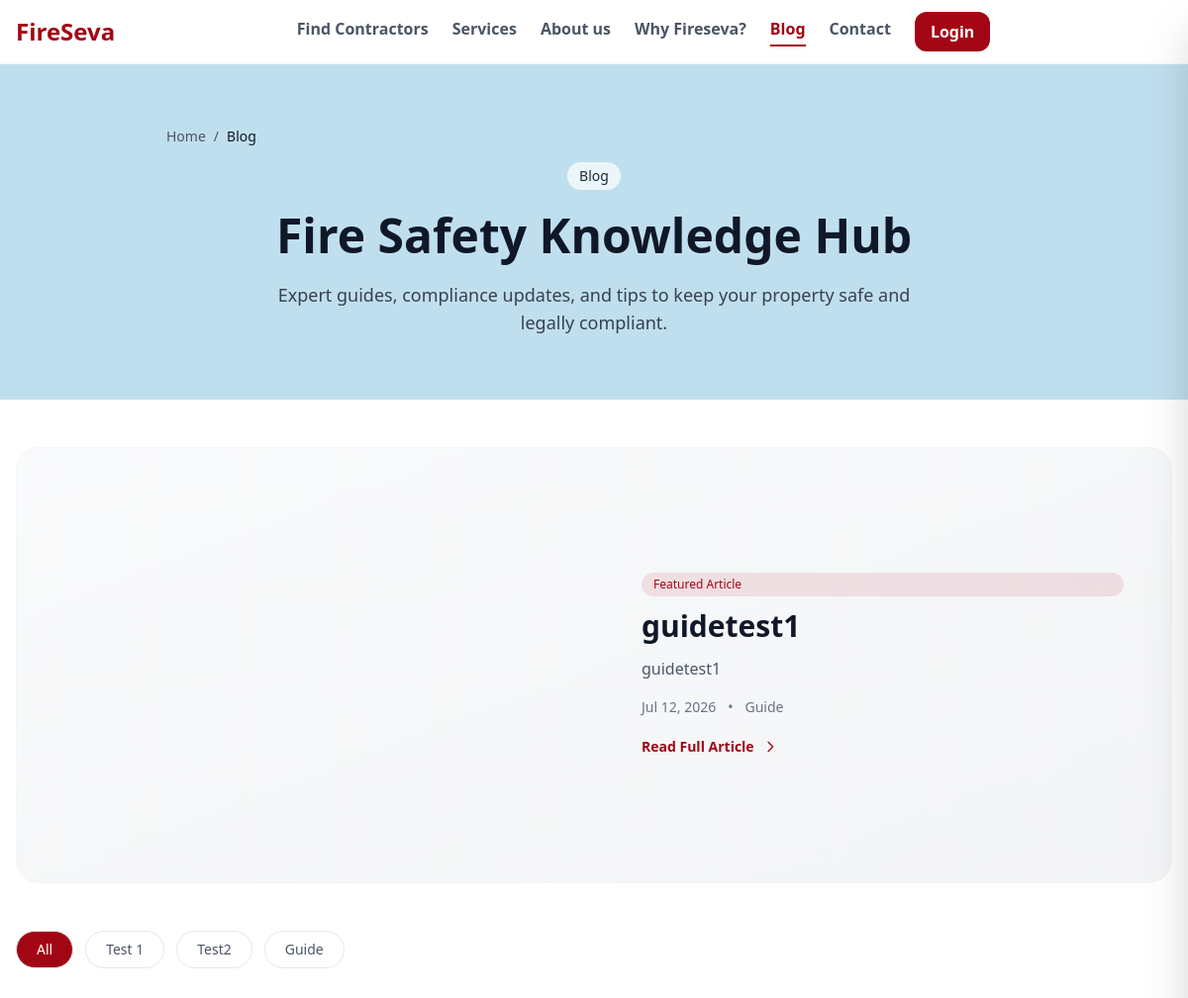
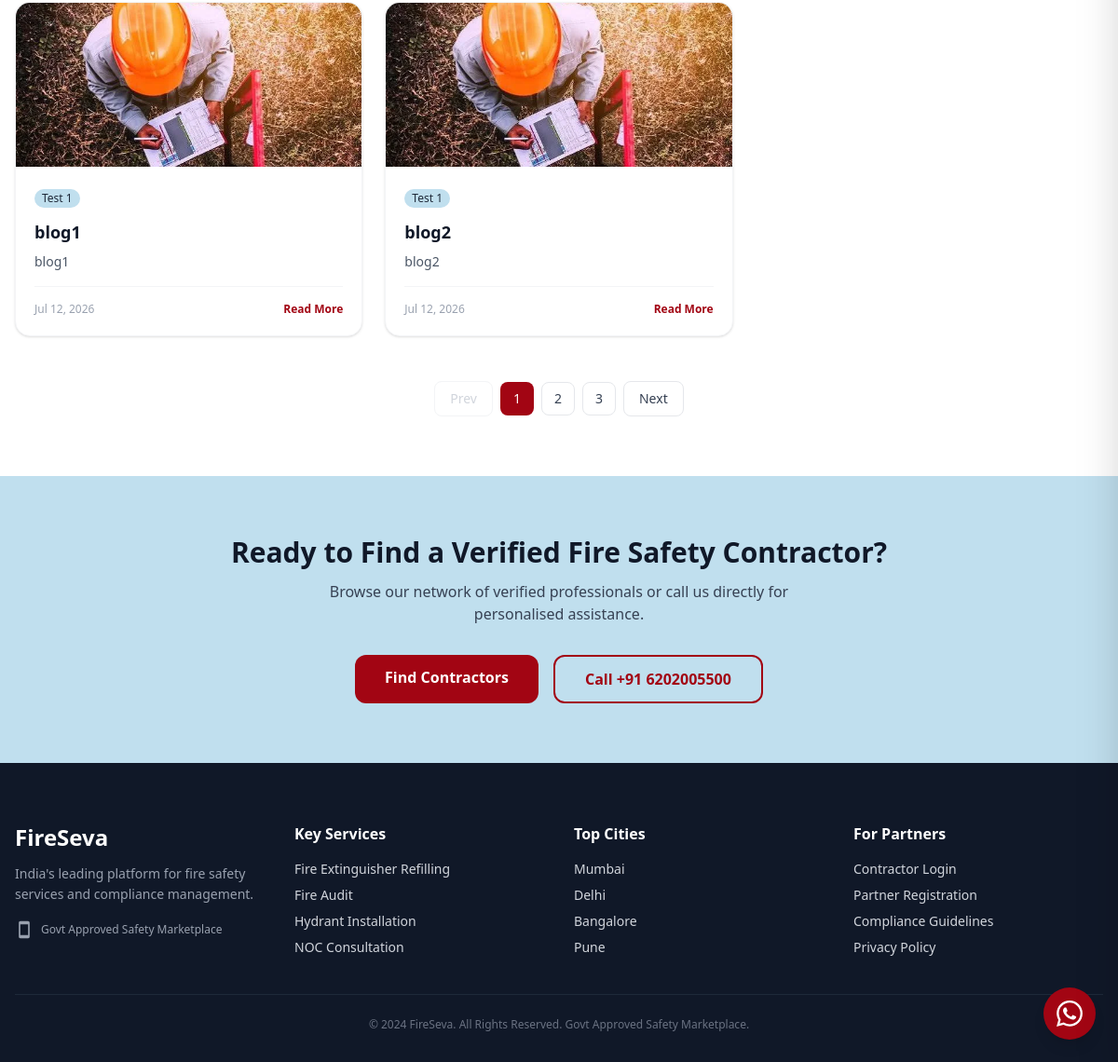
Screenshot of /blog/ with the database file from the repository (2 pictures, top to bottom).
### app/models.py (models this page shows, shortened)
class Blog(models.Model):
    title = models.CharField(max_length=200)
    slug = models.SlugField(unique=True, blank=True)
    content = CKEditor5Field("Content", config_name="default")
    category = models.ForeignKey(
        "Blogcategory",
        on_delete=models.SET_NULL,
        null=True,
        blank=True,
        related_name="blogs"
    )
    meta_title = models.CharField(max_length=70, blank=True, help_text="SEO title (max 70 chars)")
    meta_description = models.CharField(max_length=160, blank=True, help_text="SEO description (max 160 chars)")
    excerpt = models.TextField(blank=True)
    image = models.ImageField(
        upload_to="blog_images/",
        validators=[
            FileExtensionValidator(
                allowed_extensions=["jpg", "jpeg", "png", "webp"]
            )
        ],
        blank=True,
        null=True,
    )
    created_at = models.DateTimeField(auto_now_add=True)
    updated_at = models.DateTimeField(auto_now=True)
    is_featured = models.BooleanField(default=False)

class Blogcategory(models.Model):
    name = models.CharField(max_length =100)
    slug = models.SlugField(unique = True, blank =True)

### app/views.py (the view)
# urls.py: path('blog/', blog, name='blog'),
def blog(request):
    blogcategories = Blogcategory.objects.all()
    category_slug = request.GET.get("category")
    blogs = Blog.objects.all()
    if category_slug:
        blogs = blogs.filter(category__slug=category_slug)
    paginator = Paginator(blogs, 2)
    featured_article = Blog.objects.all().order_by('-created_at').first()
    page_number = request.GET.get("page")
    blogs = paginator.get_page(page_number)
    return render(request, 'pages/blog.html', {
        'blogcategories': blogcategories,
        'blogs': blogs,
        'active_category': category_slug,
        'featured_article':featured_article
    })

### templates/pages/blog.html (shortened to what this page needs)
{% extends "layout.html" %}
{% block content %}
<section class="pt-28 pb-16" style="background-color: #C0DFEE;">
  <div class="max-w-4xl mx-auto px-4 text-center">
    <nav aria-label="Breadcrumb" class="py-4">
    <ol class="flex items-center gap-2 text-sm text-gray-600">
        <li>
            <a href="{% url 'home' %}" class="hover:text-orange-600 transition-colors">
                Home
            </a>
        </li>
        <li aria-hidden="true">/</li>
        <li class="font-medium text-gray-900" aria-current="page">
            Blog
        </li>
    </ol>
   </nav>
    <span class="inline-block bg-white/70 text-gray-800 px-3 py-1 rounded-full text-xs sm:text-sm font-medium">Blog</span>
    <h1 class="text-3xl sm:text-4xl md:text-5xl font-bold text-gray-900 mt-4 leading-tight">Fire Safety Knowledge Hub</h1>
    <p class="mt-4 text-base md:text-lg text-gray-700 max-w-2xl mx-auto">Expert guides, compliance updates, and tips to keep your property safe and legally compliant.</p>
  </div>
</section>
{% if featured_article %}
<section class="py-12 bg-white">
  <div class="max-w-7xl mx-auto px-4">
    <div class="bg-gradient-to-br from-gray-50 to-gray-100 rounded-3xl overflow-hidden border border-gray-100">
      <a href="{% url 'blog_detail' featured_article.slug %}" class="flex flex-col lg:flex-row group">
        <div class="lg:w-1/2 h-64 lg:h-auto overflow-hidden">
          {% if featured_article.image %}
          <img decoding="async" loading="lazy" src="{{ featured_article.image.url }}" alt="{{ featured_article.title }}" class="w-full h-full object-cover group-hover:scale-105 transition duration-500">
          {% endif %}
        </div>
        <div class="lg:w-1/2 p-8 lg:p-12 flex flex-col justify-center">
          <span class="inline-block bg-[#A20513]/10 text-[#A20513] px-3 py-1 rounded-full text-xs font-medium mb-3">Featured Article</span>
          <h2 class="text-2xl md:text-3xl font-bold text-gray-900 group-hover:text-[#A20513] transition">{{ featured_article.title }}</h2>
          <p class="text-gray-600 mt-3 leading-relaxed">{{ featured_article.excerpt|default:featured_article.meta_description|truncatewords:30 }}</p>
          <div class="flex items-center gap-3 mt-4 text-sm text-gray-500">
            <span>{{ featured_article.created_at|date:"M d, Y" }}</span>
            {% if featured_article.category %}
            <span>&bull;</span>
            <span>{{ featured_article.category.name|capfirst }}</span>
            {% endif %}
          </div>
          <span class="mt-5 inline-flex items-center gap-2 text-[#A20513] group-hover:text-rose-700 font-semibold text-sm">Read Full Article <svg class="w-4 h-4" fill="none" stroke="currentColor" viewBox="0 0 24 24"><path stroke-linecap="round" stroke-linejoin="round" stroke-width="2" d="M9 5l7 7-7 7"/></svg></span>
        </div>
      </a>
    </div>
  </div>
</section>
{% endif %}
<section class="pb-8 bg-white">
  <div class="max-w-7xl mx-auto px-4 flex flex-wrap gap-3">
    <a href="{% url "blog" %}" class="px-4 sm:px-5 py-2 text-sm font-medium border border-gray-200 rounded-full transition
      {% if not active_category %}bg-[#A20513] text-white border-[#A20513]{% else %}text-gray-600 hover:bg-gray-100{% endif %}">All</a>
    {% for blogcategory in blogcategories %}
    <a href="{% url 'blog' %}?category={{ blogcategory.slug }}" class="px-4 sm:px-5 py-2 text-sm font-medium border border-gray-200 rounded-full transition
      {% if active_category == blogcategory.slug %}bg-[#A20513] text-white border-[#A20513]{% else %}text-gray-600 hover:bg-gray-100{% endif %}">{{ blogcategory.name|capfirst }}</a>
    {% endfor %}
  </div>
</section>
<section class="pb-16 bg-white">
  <div class="max-w-7xl mx-auto px-4">
    {% if blogs %}
    <div class="grid sm:grid-cols-2 lg:grid-cols-3 gap-6">
      {% for blog in blogs %}
      <article class="bg-white rounded-2xl border border-gray-100 shadow-sm overflow-hidden hover:shadow-md transition group">
        <a href="{% url 'blog_detail' blog.slug %}" class="block overflow-hidden">
          {% if blog.image %}
          <img decoding="async" loading="lazy" src="{{ blog.image.url }}" alt="{{ blog.title }}" class="w-full h-44 object-cover group-hover:scale-105 transition duration-500">
          {% endif %}
        </a>
        <div class="p-5">
          {% if blog.category %}
          <a href="{% url 'blog' %}?category={{ blog.category.slug }}" class="inline-block bg-[#C0DFEE] text-gray-800 px-2 py-0.5 rounded-full text-xs font-medium hover:bg-[#A20513] hover:text-white transition">{{ blog.category.name|capfirst }}</a>
          {% endif %}
          <h3 class="text-lg font-bold text-gray-900 mt-3">
            <a href="{% url 'blog_detail' blog.slug %}" class="hover:text-[#A20513] transition">{{ blog.title }}</a>
          </h3>
          <p class="text-sm text-gray-600 mt-2 line-clamp-2">{{ blog.excerpt|default:blog.meta_description|truncatewords:25 }}</p>
          <div class="flex items-center justify-between mt-4 pt-4 border-t border-gray-100 text-xs text-gray-400">
            <span>{{ blog.created_at|date:"M d, Y" }}</span>
            <a href="{% url 'blog_detail' blog.slug %}" class="text-[#A20513] hover:text-rose-700 font-semibold">Read More</a>
          </div>
        </div>
      </article>
      {% endfor %}
    </div>
    <div class="flex items-center justify-center gap-2 mt-12">
      {% if blogs.has_previous %}
      <a href="?{% if active_category %}category={{ active_category }}&{% endif %}page={{ blogs.previous_page_number }}" class="px-4 py-2 rounded-lg text-sm font-medium text-gray-700 hover:bg-gray-100 border border-gray-200 transition">Prev</a>
      {% else %}
      <span class="px-4 py-2 rounded-lg text-sm font-medium text-gray-300 border border-gray-100 cursor-not-allowed">Prev</span>
      {% endif %}
      {% for num in blogs.paginator.page_range %}
      <a href="?{% if active_category %}category={{ active_category }}&{% endif %}page={{ num }}" class="w-9 h-9 flex items-center justify-center rounded-lg text-sm font-medium transition
        {% if blogs.number == num %}bg-[#A20513] text-white{% else %}text-gray-700 hover:bg-gray-100 border border-gray-200{% endif %}">{{ num }}</a>
      {% endfor %}
      {% if blogs.has_next %}
      <a href="?{% if active_category %}category={{ active_category }}&{% endif %}page={{ blogs.next_page_number }}" class="px-4 py-2 rounded-lg text-sm font-medium text-gray-700 hover:bg-gray-100 border border-gray-200 transition">Next</a>
      {% else %}
      <span class="px-4 py-2 rounded-lg text-sm font-medium text-gray-300 border border-gray-100 cursor-not-allowed">Next</span>
      {% endif %}
    </div>
    {% endif %}
  </div>
</section>
<section class="py-16" style="background-color: #C0DFEE;">
  <div class="max-w-4xl mx-auto px-4 text-center">
    <h2 class="text-2xl md:text-3xl font-bold text-gray-900">Ready to Find a Verified Fire Safety Contractor?</h2>
    <p class="mt-3 text-gray-700 max-w-xl mx-auto">Browse our network of verified professionals or call us directly for personalised assistance.</p>
    <div class="mt-8 flex flex-wrap justify-center gap-4">
      <a href="{% url "find_contractors" %}" class="px-8 py-3 bg-[#A20513] hover:bg-rose-700 text-white font-semibold rounded-xl transition">Find Contractors</a>
      <a href="tel:+916202005500" class="px-8 py-3 border-2 border-[#A20513] text-[#A20513] hover:bg-[#A20513] hover:text-white font-semibold rounded-xl transition">Call +91 6202005500</a>
    </div>
  </div>
</section>
{% endblock content %}

### templates/layout.html (shortened to what this page needs)
{% load static %}
<!DOCTYPE html>
<html lang="en">
<!DOCTYPE html>
<html lang="en" class="scroll-smooth">
<head>
     <script src="https://cdn.jsdelivr.net/npm/@tailwindcss/browser@4"></script>
</head>
<body class="bg-white text-gray-900 antialiased">
    <nav class="fixed top-0 left-0 w-full bg-white backdrop-blur border-b border-gray-100 z-50">
        <div class="max-w-7xl mx-auto px-4 h-14 sm:h-16 flex items-center justify-between gap-6">
             <a href="{% url 'home' %}">
                <h1 class="text-[#A20513] font-extrabold text-2xl hover:text-rose-700">FireSeva</h1>
            </a>
            <div class="hidden md:flex items-center gap-6 text-md font-semibold text-gray-600">
                <a href="{% url "find_contractors" %}" class="nav-link hover:text-[#A20513] border-b-2 border-transparent hover:border-[#A20513] pb-1 transition">Find Contractors</a>
                <a href="{% url "all_service" %}" class="nav-link hover:text-[#A20513] border-b-2 border-transparent hover:border-[#A20513] pb-1 transition">Services</a>
                <a href="{% url "about" %}" class="nav-link hover:text-[#A20513] border-b-2 border-transparent hover:border-[#A20513] pb-1 transition{% if request.resolver_match.url_name == 'about' %} active{% endif %}">About us</a>
                <a href="{% url "why_fireseva" %}" class="nav-link hover:text-[#A20513] border-b-2 border-transparent hover:border-[#A20513] pb-1 transition">Why Fireseva?</a>
                <a href="{% url "blog" %}" class="nav-link hover:text-[#A20513] border-b-2 border-transparent hover:border-[#A20513] pb-1 transition{% if request.resolver_match.url_name == 'blog' %} active{% endif %}">Blog</a>
                <a href="{% url "contact" %}" class="nav-link hover:text-[#A20513] border-b-2 border-transparent hover:border-[#A20513] pb-1 transition{% if request.resolver_match.url_name == 'contact' %} active{% endif %}">Contact</a>
                {% if request.user.is_authenticated %}
                    <a href="{% url 'manage_business' %}" class="px-4 py-2 bg-[#A20513] hover:bg-rose-700 text-white font-semibold rounded-xl transition">Dashboard</a>
                {% else %}
                    <a href="{% url 'login' %}?next={{ request.path }}" class="px-4 py-2 bg-[#A20513] hover:bg-rose-700 text-white font-semibold rounded-xl transition">Login</a>
                {% endif %}
            </div>
        </div>
    </nav>
    <main>
   {% block content %}{% endblock content %}
    </main>
    <footer class="bg-gray-900 text-gray-300 pt-16 pb-8">
      <div class="max-w-7xl mx-auto px-4">
        <div class="grid sm:grid-cols-2 lg:grid-cols-4 gap-8">
          <div>
            <h3 class="text-2xl font-extrabold text-white">FireSeva</h3>
            <p class="text-sm mt-3 leading-relaxed text-gray-400">India's leading platform for fire safety services and compliance management.</p>
            <div class="flex items-center gap-2 mt-4">
              <svg class="w-5 h-5 text-gray-400" fill="currentColor" viewBox="0 0 24 24"><path d="M17 1.01L7 1c-1.1 0-2 .9-2 2v18c0 1.1.9 2 2 2h10c1.1 0 2-.9 2-2V3c0-1.1-.9-1.99-2-1.99zM17 19H7V5h10v14z"/></svg>
              <span class="text-xs text-gray-400">Govt Approved Safety Marketplace</span>
            </div>
          </div>
          <div>
            <h4 class="font-semibold text-white mb-4">Key Services</h4>
            <ul class="space-y-2 text-sm">
              <li><a href="" class="hover:text-white transition">Fire Extinguisher Refilling</a></li>
              <li><a href="" class="hover:text-white transition">Fire Audit</a></li>
              <li><a href="" class="hover:text-white transition">Hydrant Installation</a></li>
              <li><a href="" class="hover:text-white transition">NOC Consultation</a></li>
            </ul>
          </div>
          <div>
            <h4 class="font-semibold text-white mb-4">Top Cities</h4>
            <ul class="space-y-2 text-sm">
              <li><a href="" class="hover:text-white transition">Mumbai</a></li>
              <li><a href="" class="hover:text-white transition">Delhi</a></li>
              <li><a href="" class="hover:text-white transition">Bangalore</a></li>
              <li><a href="" class="hover:text-white transition">Pune</a></li>
            </ul>
          </div>
          <div>
            <h4 class="font-semibold text-white mb-4">For Partners</h4>
            <ul class="space-y-2 text-sm">
              <li><a href="" class="hover:text-white transition">Contractor Login</a></li>
              <li><a href="" class="hover:text-white transition">Partner Registration</a></li>
              <li><a href="" class="hover:text-white transition">Compliance Guidelines</a></li>
              <li><a href="" class="hover:text-white transition">Privacy Policy</a></li>
            </ul>
          </div>
        </div>
        <div class="border-t border-gray-800 mt-10 pt-6 text-center text-xs text-gray-500">
          <p>&copy; 2024 FireSeva. All Rights Reserved. Govt Approved Safety Marketplace.</p>
        </div>
      </div>
    </footer>
<div id="whatsapp-popup" class="fixed bottom-6 right-6 z-50">
    <button id="whatsapp-toggle" onclick="toggleWhatsApp()"
        class="w-14 h-14 bg-[#A20513] hover:bg-rose-700 text-white rounded-full shadow-lg flex items-center justify-center transition transform hover:scale-110">
    </button>
</div>
</body>
</html>

### templates/layout.html (style rules this page uses)
.nav-link.active { color: #A20513; border-bottom-color: #A20513; }

### rows the page displays
Blog: image (picture), title "guidetest1", excerpt "guidetest1", created_at "Jul 12, 2026", category.name "Guide"
Blogcategory: name "Test 1"
Blogcategory: name "Test2"
Blogcategory: name "Guide"
Blog: image (picture), category.name "Test 1", title "blog1", excerpt "blog1", created_at "Jul 12, 2026"
Blog: image (picture), category.name "Test 1", title "blog2", excerpt "blog2", created_at "Jul 12, 2026"

### other values shown
{{ num }} "1" "2" "3"
